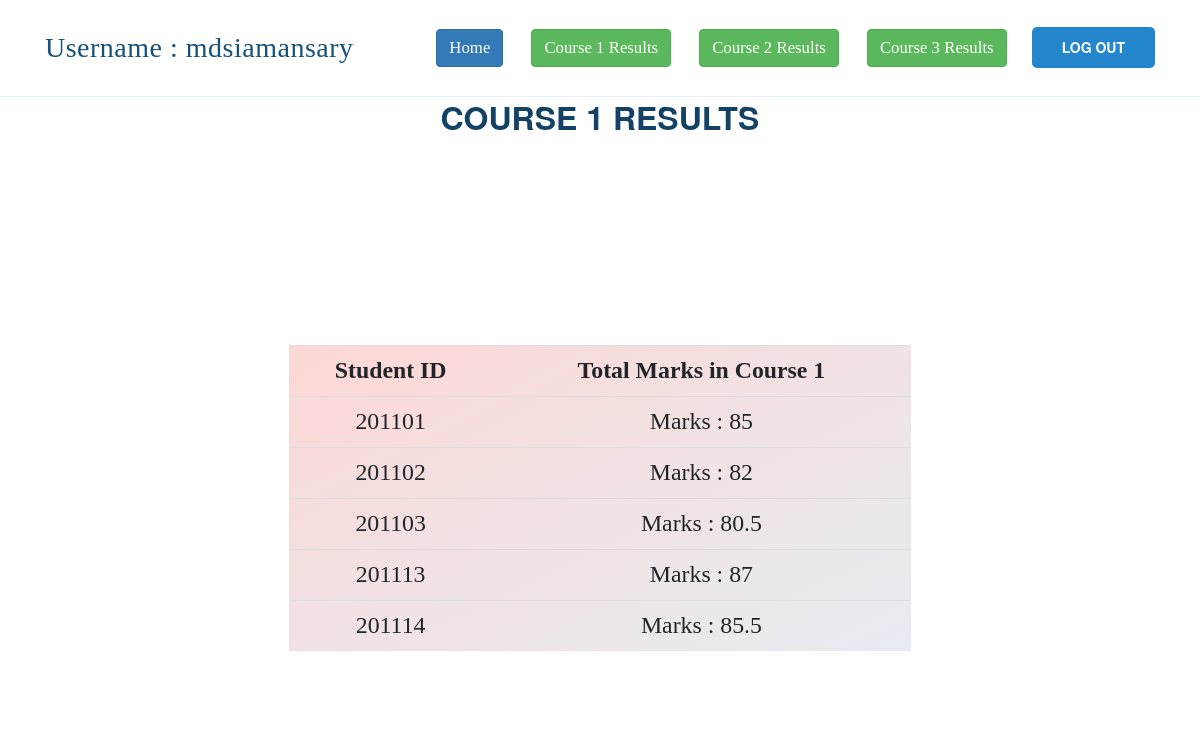
The app's page /courseoneresults.php (signed in) with its own data.
### tables this page shows
CREATE TABLE `teachers_table` (
  `name` varchar(100) NOT NULL,
  `username` varchar(100) NOT NULL,
  `password` varchar(1000) NOT NULL,
  `email` varchar(100) NOT NULL
);

CREATE TABLE `marks_table` (
  `studentid` varchar(100) NOT NULL,
  `course1quizteacher1` varchar(100) NOT NULL,
  `course1finalteacher1` varchar(100) NOT NULL,
  `course1quizteacher2` varchar(100) NOT NULL,
  `course1finalteacher2` varchar(100) NOT NULL,
  `course2quizteacher1` varchar(100) NOT NULL,
  `course2finalteacher1` varchar(100) NOT NULL,
  `course2quizteacher2` varchar(100) NOT NULL,
  `course2finalteacher2` varchar(100) NOT NULL,
  `course3quizteacher1` varchar(100) NOT NULL,
  `course3finalteacher1` varchar(100) NOT NULL,
  `course3quizteacher2` varchar(100) NOT NULL,
  `course3finalteacher2` varchar(100) NOT NULL
);

### courseoneresults.php (the view, shortened to what this page needs)
<?php
$user = $_SESSION['username'];
include_once('dbcon.php');
?>
<!DOCTYPE html>
<html lang="en">
<head>
  <link href="assets/vendor/bootstrap/css/bootstrap.min.css" rel="stylesheet">
  <link href="assets/vendor/icofont/icofont.min.css" rel="stylesheet">
  <link href="assets/vendor/boxicons/css/boxicons.min.css" rel="stylesheet">
  <link href="assets/vendor/remixicon/remixicon.css" rel="stylesheet">
  <link href="assets/vendor/venobox/venobox.css" rel="stylesheet">
  <link href="assets/vendor/owl.carousel/assets/owl.carousel.min.css" rel="stylesheet">
  <link href="assets/vendor/aos/aos.css" rel="stylesheet">
  <link href="assets/css/style.css" rel="stylesheet">
  <link href="//netdna.bootstrapcdn.com/bootstrap/3.0.0/css/bootstrap.min.css" rel="stylesheet" id="bootstrap-css">
</head>
<body>
  <header id="header" class="fixed-top">
    <div class="container d-flex align-items-center">
      <h1 style="font-family: LORA" class="logo mr-auto">
        <a href="home.php">
        <?php
          $con=mysqli_connect("127.0.0.1","root","","resultsubmissionfordualexaminar");
          $query="Select * from teachers_table where username='$user'";
          $result= mysqli_query($con,$query);
          while($row = mysqli_fetch_array($result))
          {
            echo "Username : ".$row["username"]."<br>";
          }
        ?>
        </a>
      </h1>
      <nav class="nav-menu d-none d-lg-block">
        <ul>
          <li><a id="navl1" href="home.php" class="btn btn-primary"
            style="font-family: Lora; font-size: 1.2em; color: white; font-style: bold">Home</a></li>
          <li><a id="navl2" href="courseoneresults.php" class="btn btn-success"
            style="font-family: Lora; font-size: 1.2em; color: white; font-style: bold">Course 1 Results</a></li>
          <li><a id="navl2" href="coursetworesults.php" class="btn btn-success"
            style="font-family: Lora; font-size: 1.2em; color: white; font-style: bold">Course 2 Results</a></li>
          <li><a id="navl2" href="coursethreeresults.php" class="btn btn-success"
            style="font-family: Lora; font-size: 1.2em; color: white; font-style: bold">Course 3 Results</a></li>
        </ul>
      </nav>
      <a id="logout" href="logout.php" class="get-started-btn scrollto">LOG OUT</a>
    </div>
  </header>
  <section id="intro" class="d-flex align-items-center">
    <div class="container position-relative" data-aos="fade-up" data-aos-delay="100">
      <div class="row justify-content-center">
        <div class="section-title">
          <h2 id="siteid">Course 1 Results</h2>
        </div>
      </div>
    </div>
  </section>
  <section id="pagebody" class="pagebody">
    <div class="container" data-aos="fade-up">
      <div class="section-title" style="width: 70%; margin-right: auto;margin-left: auto;">
        <?php
          $sql = "SELECT * FROM marks_table order by studentid";
          $result = mysqli_query($conn, $sql);
          if (mysqli_num_rows($result) > 0)
          {
            echo "<div class='container>'";
            echo "<html><body><table id='courseoneresults' align = 'center' class=\"table table-hover\" style='max-width: 80%;'>\n";
            echo "<tr>";
            echo "<th class=\"text-center\"> Student ID </th>";
            echo "<th class=\"text-center\"> Total Marks in Course 1 </th>";
            echo "</tr>";
            while($row = mysqli_fetch_assoc($result))
            {
                  $studentid_fromdb = $row['studentid'];
                  if(empty($row['course1quizteacher1']) || empty($row['course1quizteacher2']))
                  {
                    $msg = "Both teachers have not yet entered results";
                  }
                  else
                  {
                    $quizmarkteacher1_fromdb = (float)$row['course1quizteacher1'];
                    $quizmarkteacher2_fromdb = (float)$row['course1quizteacher2'];
                    $finalmarkteacher1_fromdb = (float)$row['course1finalteacher1'];
                    $finalmarkteacher2_fromdb = (float)$row['course1finalteacher2'];
                    $teacher1marks = $quizmarkteacher1_fromdb + $finalmarkteacher1_fromdb;
                    $teacher2marks = $quizmarkteacher2_fromdb + $finalmarkteacher2_fromdb;
                    if(abs($teacher1marks - $teacher2marks) > 20)
                    {
                      $msg = "Scripts should be rechecked.";
                    }
                    else
                    {
                      $studentmark = ($teacher2marks + $teacher1marks) / 2;
                      $msg = "Marks : " . $studentmark;
                    }
                  }
                  echo "<tr>";
                  echo "<td>". $studentid_fromdb . "</td>";
                  echo "<td>". $msg ."</td>";
                  echo "</tr>";
            }
          }
          echo "\n</table></body></html>";
        ?>
</body>
</html>

### assets/css/style.css (style rules this page uses)
body { font-family: "Open Sans", sans-serif; color: #444444; }
a { color: #2487ce; }
h1, h2, h3, h4, h5, h6 { font-family: "Raleway", sans-serif; }
#header { transition: all 0.5s; background: #fff; z-index: 997; padding: 15px 0; border-bottom: 1px solid #e6f2fb; }
#header .logo { font-size: 28px; margin: 0; padding: 0; line-height: 1; font-weight: 300; letter-spacing: 0.5px; font-family: "Poppins", sans-serif; }
#header .logo a { color: #16507b; }
.nav-menu ul { margin: 0; padding: 0; list-style: none; }
.nav-menu > ul { display: flex; }
.nav-menu > ul > li { position: relative; white-space: nowrap; padding: 14px 0 14px 28px; }
.nav-menu a { display: block; position: relative; color: #124265; transition: 0.3s; font-size: 14px; font-family: "Open Sans", sans-serif; }
.get-started-btn { margin-left: 25px; background: #2487ce; color: #fff; border-radius: 5px; padding: 10px 30px 11px 30px; white-space: nowrap; transition: 0.3s; font-size: 14px; font-weight: 600; display: inline-block; }
.mobile-nav { position: fixed; top: 55px; right: 15px; bottom: 15px; left: 15px; z-index: 9999; overflow-y: auto; background: #fff; transition: ease-in-out 0.2s; opacity: 0; visibility: hidden; border-radius: 10px; padding: 10px 0; }
.mobile-nav * { margin: 0; padding: 0; list-style: none; }
.mobile-nav a { display: block; position: relative; color: #124265; padding: 10px 20px; font-weight: 500; outline: none; }
section { padding: 80px 0; }
.section-title { text-align: center; padding-bottom: 30px; }
.section-title h2 { font-size: 32px; font-weight: bold; text-transform: uppercase; margin-bottom: 20px; padding-bottom: 0; color: #124265; }

### courseoneresults.php (style rules this page uses)
table { background-image: linear-gradient(to bottom right, rgb(252, 215, 212), rgb(230, 236, 242)); border: none; align-self: center; font-family: lora; font-size: 1.7em; text-align: center; }

### records on screen
teachers_table: username "mdsiamansary"
marks_table: studentid "201101", msg "Marks : 85"
marks_table: studentid "201102", msg "Marks : 82"
marks_table: studentid "201103", msg "Marks : 80.5"
marks_table: studentid "201113", msg "Marks : 87"
marks_table: studentid "201114", msg "Marks : 85.5"
